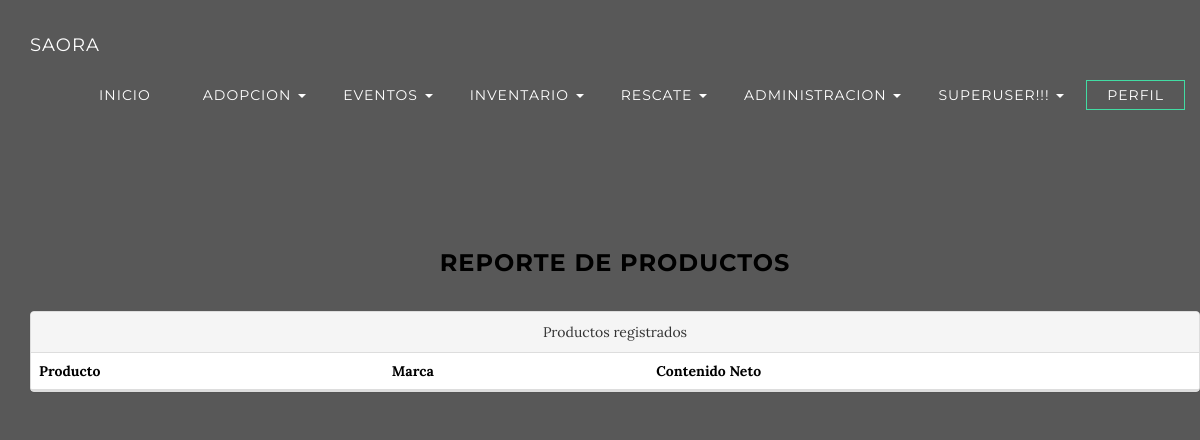
Page /inv/con_prod/ (signed in) on the earlier database version.
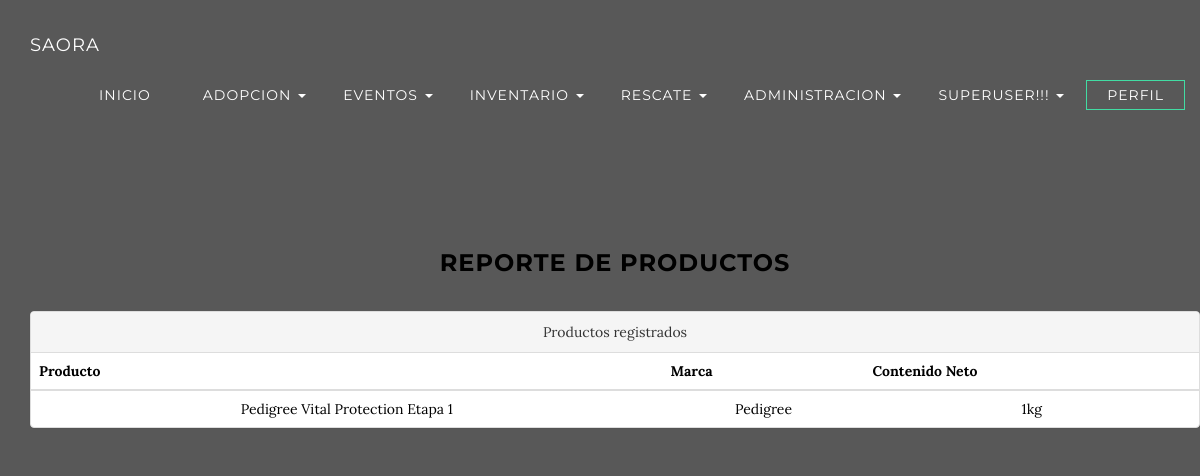
Same page on the later database version.
### SAORA/apps/Inventario/models.py (models this page shows, shortened)
class Producto(models.Model):
	nombre = models.CharField(max_length=25)
	marca = models.CharField(max_length=25)
	cneto = models.CharField(max_length=15)
	ult_act = models.DateField(auto_now_add=True)

### SAORA/apps/Inventario/views.py (the view)
@login_required(login_url='/')
def Con_Producto(request):
    obj = Producto.objects.all()
    ctx = {'mensaje':obj}
    return render(request,'Inventario/con_prod.html',ctx)

### SAORA/templates/Inventario/con_prod.html (shortened to what this page needs)
{% extends "General/base.html"%}
{% block content %}
<section class="container content-section text-center">
	<div class="container">
		<h3>Reporte de productos</h3>
	</div>
	<div class="container">
		<section class="row">
			<div class="panel panel-default">
			<div class="panel-heading">Productos registrados</div>
				<table class="table">
					<thead>
						<tr>
							<th>Producto</th>
							<th>Marca</th>
							<th>Contenido Neto</th>
						</tr>
					</thead>
					<tbody>
						{% for item in mensaje %}
							<tr>
								<td> {{item.nombre}}</td>
								<td> {{item.marca}} </td>
								<td> {{item.cneto}} </td>
							</tr>
						{% endfor %}
					</tbody>
				</table>
			</div>
		</section>
	</div>
</section>
{% endblock %}

Differences in the rows shown:
added Producto: nombre "Pedigree Vital Protection Etapa 1", marca "Pedigree", cneto "1kg"
